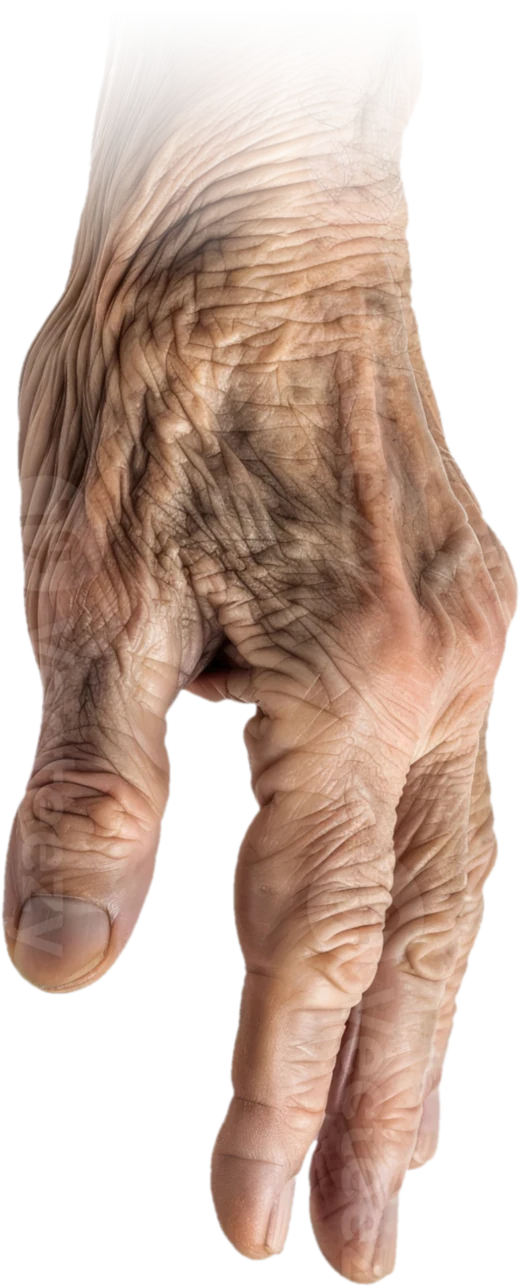
#> input picture images/hand.webp, 520 x 1287 px
$ python -i cutout.py   (imports and definitions only)
#> lines starting #> are read from the running program, lines starting #| are printed output that depends on the picture; after the words box and inside, x2 and y2 are one past the last pixel; in counts of white or black regions, pixels touching at a corner belong together
#> further down, picture is the input picture: PIL image 520x1287 RGBA; mean R, G, B, A 116.2, 90.6, 76.5, 144.6
"""Shared helpers for cutting hands out of light-grey studio photos."""

import numpy as np
from PIL import Image, ImageFilter


def _grow(seed, allowed):
    """Region-grow `seed` through 4-connected `allowed` pixels until it stops changing."""
    region = seed & allowed
    while True:
        grown = region.copy()
        grown[1:, :] |= region[:-1, :]
        grown[:-1, :] |= region[1:, :]
        grown[:, 1:] |= region[:, :-1]
        grown[:, :-1] |= region[:, 1:]
        grown &= allowed
        if np.array_equal(grown, region):
            return region
        region = grown


def cut_out(im, keep_largest=False):
    """Return an RGBA image with the neutral grey background made transparent (soft, fringe-free edge)."""
#> called with keep_largest = False
    im = im.convert("RGB")
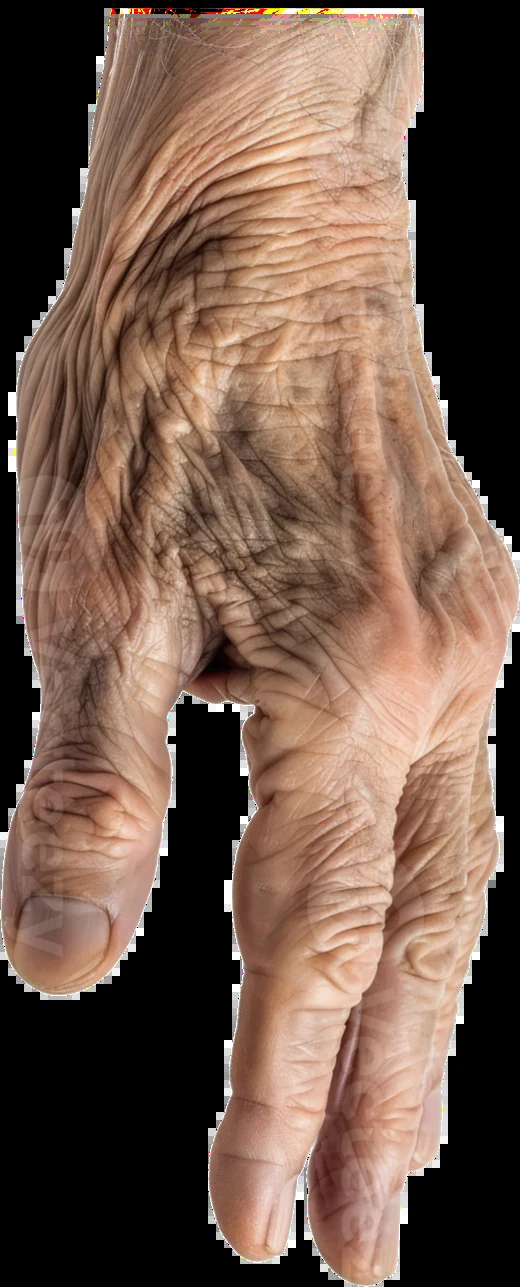
#> im: PIL image 520x1287 RGB; mean R, G, B 116.2, 90.6, 76.5
    rgb = np.asarray(im).astype(np.int16)

    # Background = bright and neutral grey. Skin is noticeably more saturated.
    chroma = rgb.max(axis=2) - rgb.min(axis=2)
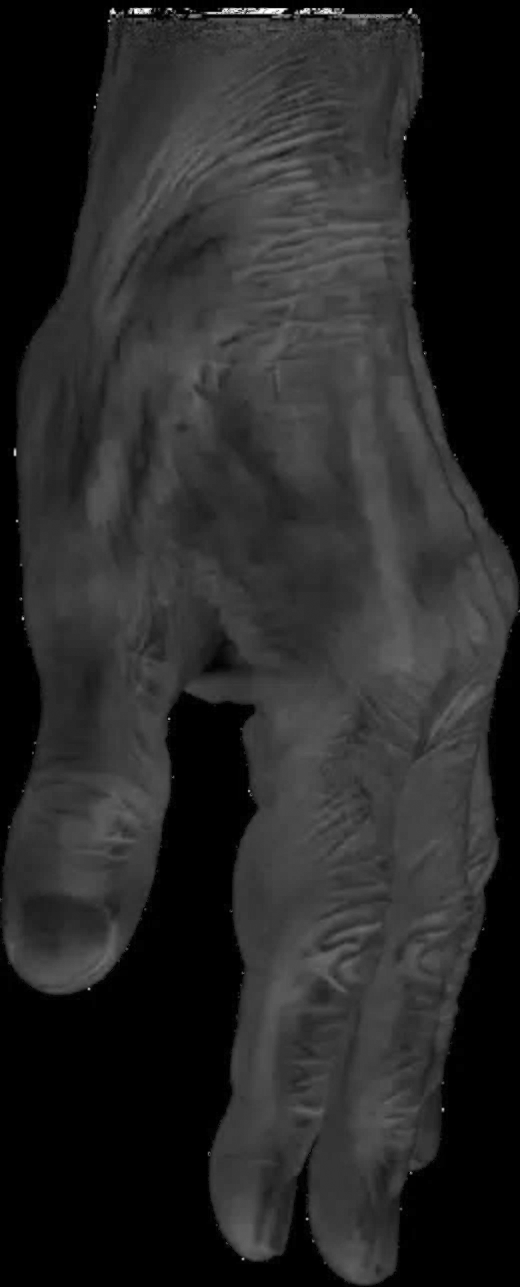
#> chroma: shape (1287, 520) int16; min 0, max 255, mean 39.8
    lum = rgb.mean(axis=2)
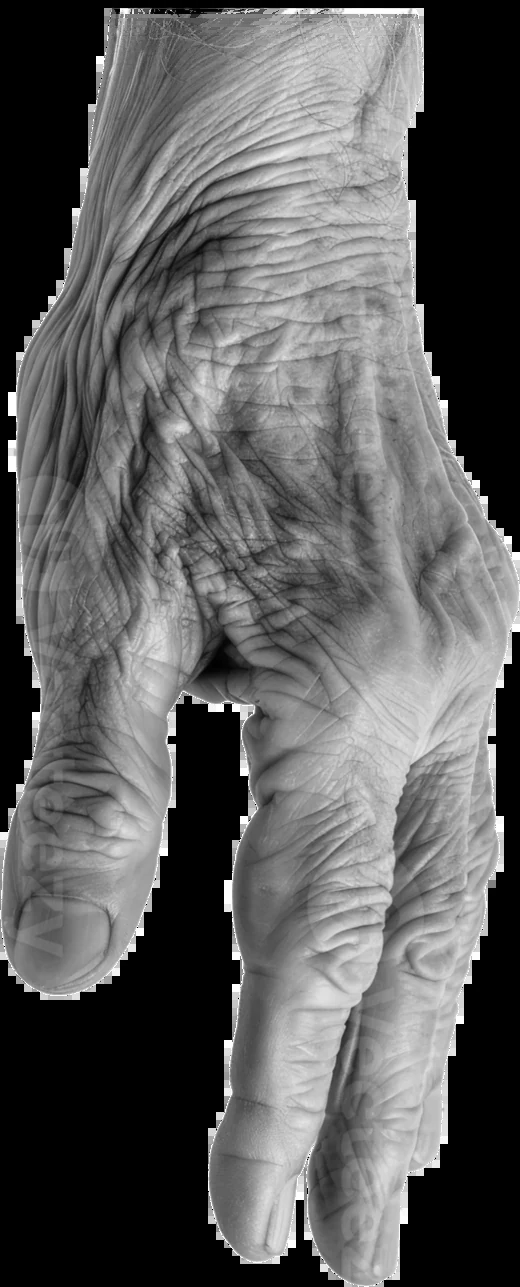
#> lum: shape (1287, 520) float64; min 0, max 255, mean 94.4
    bg_like = (chroma < 22) & (lum > 175)
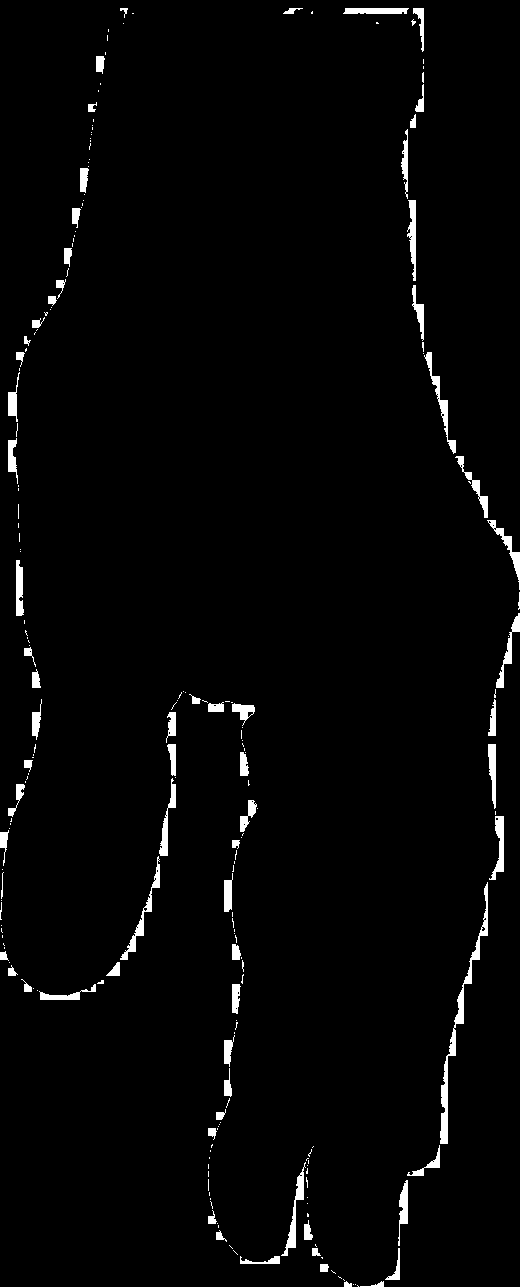
#> bg_like: shape (1287, 520) bool; 2.2% white; 221 white regions (147 under 20 px), largest, box (x1, y1, x2, y2) and area: (440, 882, 488, 1144) 1334, (120, 856, 160, 960) 536, (424, 352, 456, 454) 514

    # Only background connected to the border counts (so nothing inside the hand gets punched out).
    border = np.zeros_like(bg_like)
    border[0, :] = border[-1, :] = border[:, 0] = border[:, -1] = True
    background = _grow(border, bg_like)
#> in _grow, `region = seed & allowed`: region: shape (1287, 520) bool; 0.02% white in thin lines or dots, all inside (x1, y1, x2, y2) = (0, 552, 520, 1287)
#> after the loop in _grow, `while True:`:
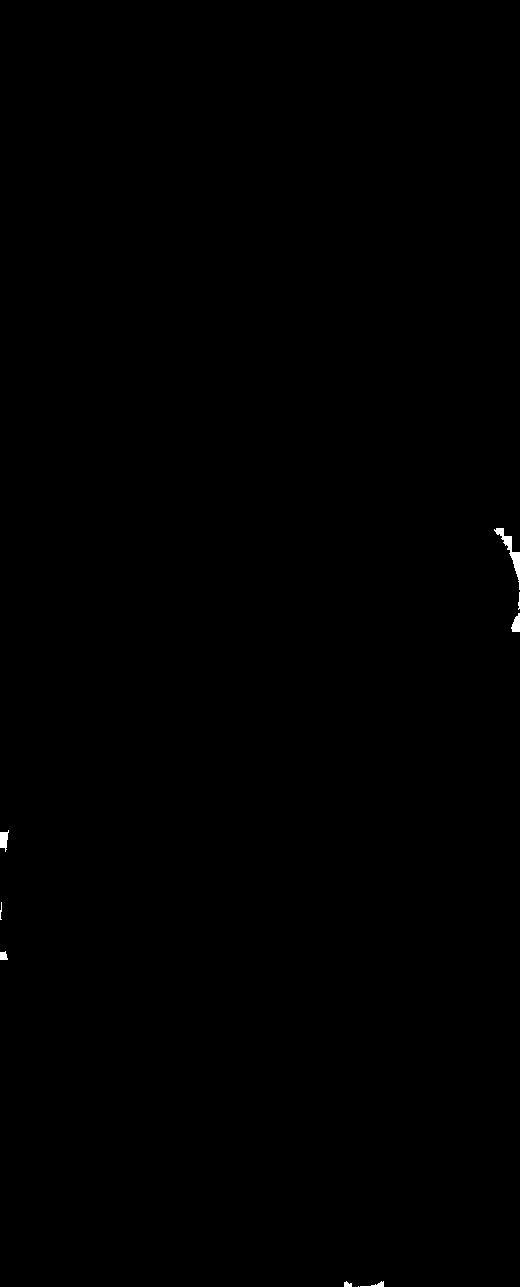
#> grown: shape (1287, 520) bool; 0.12% white; 9 white regions (1 under 20 px), largest, box (x1, y1, x2, y2) and area: (494, 528, 520, 590) 351, (0, 830, 9, 852) 128, (511, 613, 520, 632) 118
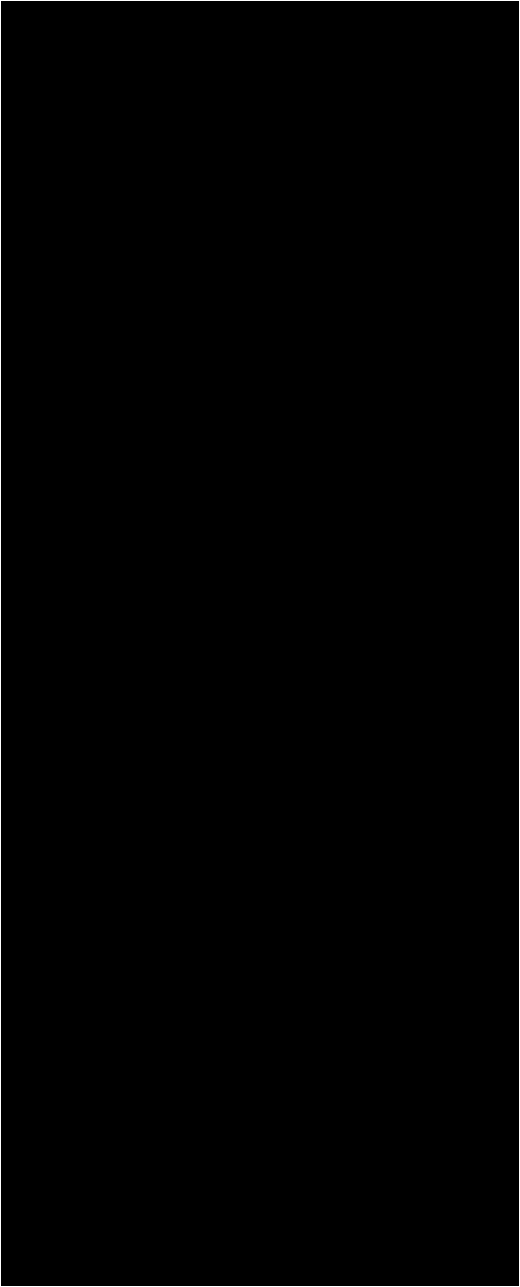
#> border: shape (1287, 520) bool; 0.54% white in thin lines or dots
    hand = ~background

    if keep_largest:
        # Drop stray bits (e.g. the edge of another hand) by keeping the blob that holds the centre-most hand pixel.
        ys, xs = np.nonzero(hand)
        cy, cx = hand.shape[0] / 2, hand.shape[1] / 2
        i = np.argmin((ys - cy) ** 2 + (xs - cx) ** 2)
        seed = np.zeros_like(hand)
        seed[ys[i], xs[i]] = True
        hand = _grow(seed, hand)

    radius = max(1, round(min(im.size) / 700))
#> radius = 1
    alpha = Image.fromarray(np.where(hand, 255, 0).astype(np.uint8))
    alpha = alpha.filter(ImageFilter.MinFilter(2 * radius + 1))  # pull the edge in to lose the grey fringe
#> alpha: PIL image 520x1287 L; 99.8% white; 7 black regions, largest, box (x1, y1, x2, y2) and area: (493, 527, 520, 611) 553, (0, 829, 10, 853) 177, (510, 612, 520, 633) 157
    alpha = alpha.filter(ImageFilter.GaussianBlur(0.8 * radius + 0.4))  # soft edge
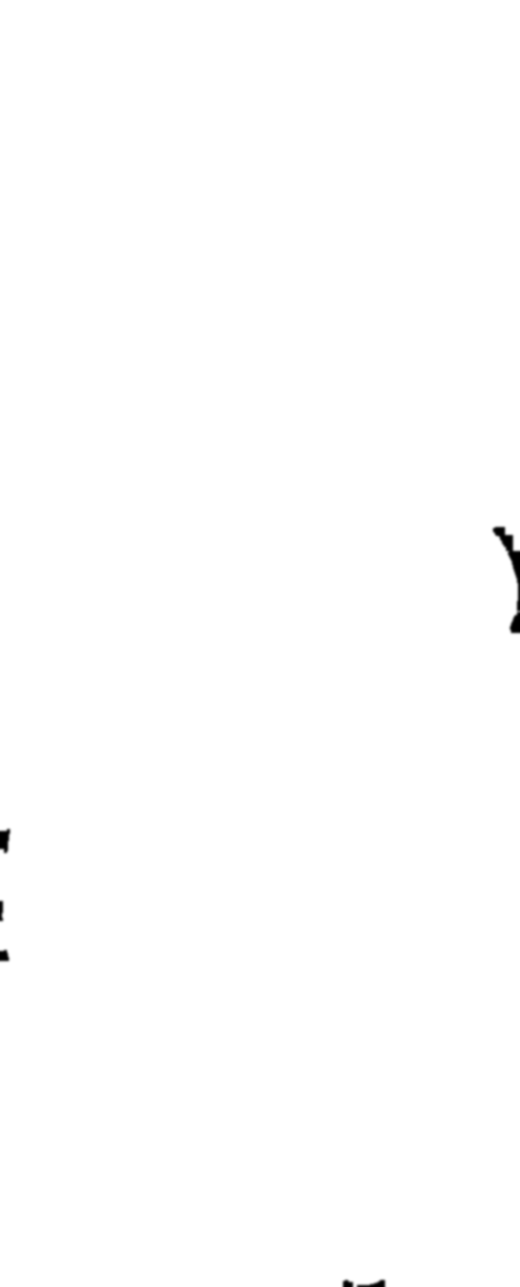
#> alpha: PIL image 520x1287 L; min 0, max 255, mean 254.5

    out = im.convert("RGBA")
    out.putalpha(alpha)
    return out.crop(alpha.getbbox())


def fade_edge(im, edge="top", amount=0.22):
    """Fade the cut-off end of the arm to transparent."""
    a = np.asarray(im.getchannel("A")).astype(np.float32)
    n = int(im.height * amount)
    ramp = np.ones(im.height, dtype=np.float32)
    ramp[:n] = np.linspace(0, 1, n) ** 1.6
    if edge == "bottom":
        ramp = ramp[::-1]
    im = im.copy()
    im.putalpha(Image.fromarray((a * ramp[:, None]).astype(np.uint8)))
    return im


def match_skin(im, reference):
    """Shift `im`'s skin colours to match `reference` (per-channel mean/spread over opaque pixels)."""
    src = np.asarray(im).astype(np.float32)
    ref = np.asarray(reference.convert("RGBA")).astype(np.float32)
    src_skin = src[src[..., 3] > 200][:, :3]
    ref_skin = ref[ref[..., 3] > 200][:, :3]
    out = src.copy()
    for c in range(3):
        s_mean, s_std = src_skin[:, c].mean(), src_skin[:, c].std() + 1e-6
        r_mean, r_std = ref_skin[:, c].mean(), ref_skin[:, c].std()
        out[..., c] = (src[..., c] - s_mean) * (r_std / s_std) + r_mean
    return Image.fromarray(np.clip(out, 0, 255).astype(np.uint8), "RGBA")

>>> from PIL import Image
>>> picture = Image.open('../images/hand.webp')
>>> result = cut_out(picture)

$ run again, on images/peace.webp
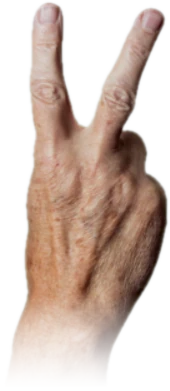
#> input picture images/peace.webp, 170 x 391 px
#> picture is the input picture: PIL image 170x391 RGBA; mean R, G, B, A 179.6, 162.6, 153.1, 125.9
#> in cut_out, `bg_like = (chroma < 22) & (lum > 175)`:
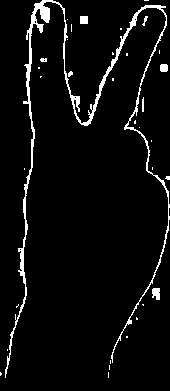
#> bg_like: shape (391, 170) bool; 4.9% white; 34 white regions (26 under 20 px), largest, box (x1, y1, x2, y2) and area: (5, 0, 170, 378) 2835, (152, 288, 160, 300) 80, (80, 16, 88, 24) 64
#> region: shape (391, 170) bool; 0.05% white in thin lines or dots
#> border: shape (391, 170) bool; 1.7% white in thin lines or dots
#> hand: shape (391, 170) bool; 96.2% white; 5 black regions (3 under 20 px), largest, box (x1, y1, x2, y2) and area: (5, 0, 167, 378) 2256, (142, 175, 170, 297) 229
#> in cut_out, `out.putalpha(alpha)`:
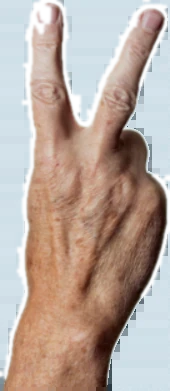
#> out: PIL image 170x391 RGBA; mean R, G, B, A 179.6, 162.6, 153.1, 236.1; transparent parts drawn white
